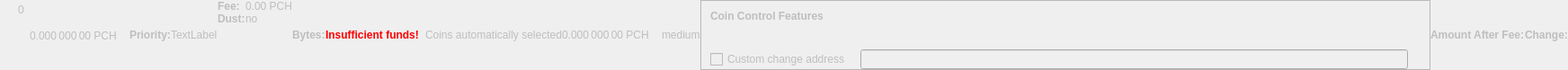
    <widget class="QWidget" name="dummyHideWidget" native="true">
     <property name="enabled">
      <bool>false</bool>
     </property>
     <property name="maximumSize">
      <size>
       <width>100</width>
       <height>22</height>
      </size>
     </property>
     <layout class="QHBoxLayout" name="dummyHideLayout">
      <property name="spacing">
       <number>0</number>
      </property>
      <property name="margin">
       <number>0</number>
      </property>
      <item>
       <layout class="QFormLayout" name="formLayoutCoinControl1">
        <property name="horizontalSpacing">
         <number>10</number>
        </property>
        <property name="verticalSpacing">
         <number>14</number>
        </property>
        <property name="leftMargin">
         <number>10</number>
        </property>
        <property name="topMargin">
         <number>4</number>
        </property>
        <property name="rightMargin">
         <number>6</number>
        </property>
        <item row="0" column="1">
         <widget class="QLabel" name="labelCoinControlBytes">
          <property name="cursor">
           <cursorShape>IBeamCursor</cursorShape>
          </property>
          <property name="contextMenuPolicy">
           <enum>Qt::ActionsContextMenu</enum>
          </property>
          <property name="text">
           <string notr="true">0</string>
          </property>
          <property name="textInteractionFlags">
           <set>Qt::LinksAccessibleByMouse|Qt::TextSelectableByKeyboard|Qt::TextSelectableByMouse</set>
          </property>
         </widget>
        </item>
       </layout>
      </item>
      <item>
       <widget class="QLabel" name="labelCoinControlAfterFee">
        <property name="enabled">
         <bool>false</bool>
        </property>
        <property name="sizePolicy">
         <sizepolicy hsizetype="Fixed" vsizetype="Fixed">
          <horstretch>0</horstretch>
          <verstretch>0</verstretch>
         </sizepolicy>
        </property>
        <property name="minimumSize">
         <size>
          <width>111</width>
          <height>12</height>
         </size>
        </property>
        <property name="maximumSize">
         <size>
          <width>111</width>
          <height>12</height>
         </size>
        </property>
        <property name="cursor">
         <cursorShape>IBeamCursor</cursorShape>
        </property>
        <property name="contextMenuPolicy">
         <enum>Qt::ActionsContextMenu</enum>
        </property>
        <property name="text">
         <string notr="true">0.000 000 00 PCH</string>
        </property>
        <property name="textInteractionFlags">
         <set>Qt::LinksAccessibleByMouse|Qt::TextSelectableByKeyboard|Qt::TextSelectableByMouse</set>
        </property>
       </widget>
      </item>
      <item>
       <widget class="QLabel" name="labelCoinControlPriorityText">
        <property name="enabled">
         <bool>false</bool>
        </property>
        <property name="font">
         <font>
          <weight>75</weight>
          <bold>true</bold>
         </font>
        </property>
        <property name="text">
         <string>Priority:</string>
        </property>
       </widget>
      </item>
      <item>
       <layout class="QHBoxLayout" name="horizontalLayout">
        <item>
         <widget class="QLabel" name="WarningLabel">
          <property name="text">
           <string>TextLabel</string>
          </property>
         </widget>
        </item>
       </layout>
      </item>
      <item>
       <layout class="QFormLayout" name="formLayoutCoinControl3">
        <property name="horizontalSpacing">
         <number>0</number>
        </property>
        <property name="verticalSpacing">
         <number>0</number>
        </property>
        <property name="leftMargin">
         <number>0</number>
        </property>
        <property name="topMargin">
         <number>0</number>
        </property>
        <property name="rightMargin">
         <number>0</number>
        </property>
        <item row="0" column="0">
         <widget class="QLabel" name="labelCoinControlFeeText">
          <property name="enabled">
           <bool>false</bool>
          </property>
          <property name="font">
           <font>
            <weight>75</weight>
            <bold>true</bold>
           </font>
          </property>
          <property name="text">
           <string>Fee:</string>
          </property>
          <property name="margin">
           <number>0</number>
          </property>
         </widget>
        </item>
        <item row="0" column="1">
         <widget class="QLabel" name="labelCoinControlFee">
          <property name="enabled">
           <bool>false</bool>
          </property>
          <property name="cursor">
           <cursorShape>IBeamCursor</cursorShape>
          </property>
          <property name="contextMenuPolicy">
           <enum>Qt::ActionsContextMenu</enum>
          </property>
          <property name="text">
           <string notr="true">0.00 PCH</string>
          </property>
          <property name="textInteractionFlags">
           <set>Qt::LinksAccessibleByMouse|Qt::TextSelectableByKeyboard|Qt::TextSelectableByMouse</set>
          </property>
         </widget>
        </item>
        <item row="1" column="0">
         <widget class="QLabel" name="labelCoinControlLowOutputText">
          <property name="enabled">
           <bool>false</bool>
          </property>
          <property name="font">
           <font>
            <weight>75</weight>
            <bold>true</bold>
           </font>
          </property>
          <property name="text">
           <string>Dust:</string>
          </property>
         </widget>
        </item>
        <item row="1" column="1">
         <widget class="QLabel" name="labelCoinControlLowOutput">
          <property name="enabled">
           <bool>false</bool>
          </property>
          <property name="cursor">
           <cursorShape>IBeamCursor</cursorShape>
          </property>
          <property name="contextMenuPolicy">
           <enum>Qt::ActionsContextMenu</enum>
          </property>
          <property name="text">
           <string>no</string>
          </property>
          <property name="textInteractionFlags">
           <set>Qt::LinksAccessibleByMouse|Qt::TextSelectableByKeyboard|Qt::TextSelectableByMouse</set>
          </property>
         </widget>
        </item>
       </layout>
      </item>
      <item>
       <widget class="QLabel" name="labelCoinControlBytesText">
        <property name="enabled">
         <bool>false</bool>
        </property>
        <property name="font">
         <font>
          <weight>75</weight>
          <bold>true</bold>
         </font>
        </property>
        <property name="text">
         <string>Bytes:</string>
        </property>
       </widget>
      </item>
      <item>
       <layout class="QFormLayout" name="formLayoutCoinControl2">
        <property name="horizontalSpacing">
         <number>0</number>
        </property>
        <property name="verticalSpacing">
         <number>0</number>
        </property>
        <property name="leftMargin">
         <number>0</number>
        </property>
        <property name="topMargin">
         <number>0</number>
        </property>
        <property name="rightMargin">
         <number>0</number>
        </property>
       </layout>
      </item>
      <item>
       <layout class="QHBoxLayout" name="horizontalLayoutCoinControl2">
        <property name="spacing">
         <number>0</number>
        </property>
        <property name="bottomMargin">
         <number>0</number>
        </property>
       </layout>
      </item>
      <item>
       <widget class="QLabel" name="labelCoinControlInsuffFunds">
        <property name="enabled">
         <bool>false</bool>
        </property>
        <property name="minimumSize">
         <size>
          <width>0</width>
          <height>0</height>
         </size>
        </property>
        <property name="font">
         <font>
          <weight>75</weight>
          <bold>true</bold>
         </font>
        </property>
        <property name="styleSheet">
         <string notr="true">color:red;font-weight:bold;</string>
        </property>
        <property name="text">
         <string>Insufficient funds!</string>
        </property>
        <property name="margin">
         <number>5</number>
        </property>
       </widget>
      </item>
      <item>
       <layout class="QFormLayout" name="formLayoutCoinControl4">
        <property name="horizontalSpacing">
         <number>0</number>
        </property>
        <property name="verticalSpacing">
         <number>0</number>
        </property>
        <property name="leftMargin">
         <number>0</number>
        </property>
        <property name="topMargin">
         <number>0</number>
        </property>
        <property name="rightMargin">
         <number>0</number>
        </property>
       </layout>
      </item>
      <item>
       <widget class="QLabel" name="labelCoinControlChangeLabel">
        <property name="enabled">
         <bool>false</bool>
        </property>
        <property name="sizePolicy">
         <sizepolicy hsizetype="Preferred" vsizetype="Expanding">
          <horstretch>0</horstretch>
          <verstretch>0</verstretch>
         </sizepolicy>
        </property>
        <property name="minimumSize">
         <size>
          <width>0</width>
          <height>0</height>
         </size>
        </property>
        <property name="text">
         <string/>
        </property>
        <property name="margin">
         <number>3</number>
        </property>
       </widget>
      </item>
      <item>
       <widget class="QLabel" name="labelCoinControlAutomaticallySelected">
        <property name="enabled">
         <bool>false</bool>
        </property>
        <property name="sizePolicy">
         <sizepolicy hsizetype="Fixed" vsizetype="Fixed">
          <horstretch>0</horstretch>
          <verstretch>0</verstretch>
         </sizepolicy>
        </property>
        <property name="minimumSize">
         <size>
          <width>0</width>
          <height>0</height>
         </size>
        </property>
        <property name="maximumSize">
         <size>
          <width>240</width>
          <height>16777215</height>
         </size>
        </property>
        <property name="text">
         <string>Coins automatically selected</string>
        </property>
        <property name="margin">
         <number>5</number>
        </property>
       </widget>
      </item>
      <item>
       <widget class="QLabel" name="labelCoinControlChange">
        <property name="enabled">
         <bool>false</bool>
        </property>
        <property name="sizePolicy">
         <sizepolicy hsizetype="Fixed" vsizetype="Fixed">
          <horstretch>0</horstretch>
          <verstretch>0</verstretch>
         </sizepolicy>
        </property>
        <property name="minimumSize">
         <size>
          <width>111</width>
          <height>0</height>
         </size>
        </property>
        <property name="maximumSize">
         <size>
          <width>111</width>
          <height>16777215</height>
         </size>
        </property>
        <property name="cursor">
         <cursorShape>IBeamCursor</cursorShape>
        </property>
        <property name="contextMenuPolicy">
         <enum>Qt::ActionsContextMenu</enum>
        </property>
        <property name="text">
         <string notr="true">0.000 000 00 PCH</string>
        </property>
        <property name="textInteractionFlags">
         <set>Qt::LinksAccessibleByMouse|Qt::TextSelectableByKeyboard|Qt::TextSelectableByMouse</set>
        </property>
       </widget>
      </item>
      <item>
       <widget class="QLabel" name="labelCoinControlPriority">
        <property name="enabled">
         <bool>false</bool>
        </property>
        <property name="cursor">
         <cursorShape>IBeamCursor</cursorShape>
        </property>
        <property name="contextMenuPolicy">
         <enum>Qt::ActionsContextMenu</enum>
        </property>
        <property name="text">
         <string>medium</string>
        </property>
        <property name="textInteractionFlags">
         <set>Qt::LinksAccessibleByMouse|Qt::TextSelectableByKeyboard|Qt::TextSelectableByMouse</set>
        </property>
       </widget>
      </item>
      <item>
       <widget class="QFrame" name="frameCoinControl">
        <property name="sizePolicy">
         <sizepolicy hsizetype="Expanding" vsizetype="Expanding">
          <horstretch>0</horstretch>
          <verstretch>0</verstretch>
         </sizepolicy>
        </property>
        <property name="maximumSize">
         <size>
          <width>16777215</width>
          <height>16777215</height>
         </size>
        </property>
        <property name="frameShape">
         <enum>QFrame::StyledPanel</enum>
        </property>
        <property name="frameShadow">
         <enum>QFrame::Sunken</enum>
        </property>
        <layout class="QVBoxLayout" name="verticalLayoutCoinControl2_2">
         <property name="spacing">
          <number>0</number>
         </property>
         <property name="margin">
          <number>0</number>
         </property>
         <item>
          <layout class="QVBoxLayout" name="verticalLayoutCoinControl" stretch="0,0,0,1">
           <property name="spacing">
            <number>0</number>
           </property>
           <property name="leftMargin">
            <number>10</number>
           </property>
           <property name="topMargin">
            <number>10</number>
           </property>
           <item>
            <layout class="QHBoxLayout" name="horizontalLayoutCoinControl1">
             <property name="bottomMargin">
              <number>15</number>
             </property>
             <item>
              <widget class="QLabel" name="labelCoinControlFeatures">
               <property name="enabled">
                <bool>false</bool>
               </property>
               <property name="sizePolicy">
                <sizepolicy hsizetype="Preferred" vsizetype="Maximum">
                 <horstretch>0</horstretch>
                 <verstretch>0</verstretch>
                </sizepolicy>
               </property>
               <property name="font">
                <font>
                 <weight>75</weight>
                 <bold>true</bold>
                </font>
               </property>
               <property name="styleSheet">
                <string notr="true">font-weight:bold;</string>
               </property>
               <property name="text">
                <string>Coin Control Features</string>
               </property>
              </widget>
             </item>
            </layout>
           </item>
           <item>
            <widget class="QWidget" name="widgetCoinControl" native="true">
             <property name="sizePolicy">
              <sizepolicy hsizetype="Preferred" vsizetype="Preferred">
               <horstretch>0</horstretch>
               <verstretch>0</verstretch>
              </sizepolicy>
             </property>
             <property name="minimumSize">
              <size>
               <width>0</width>
               <height>0</height>
              </size>
             </property>
             <property name="styleSheet">
              <string notr="true"/>
             </property>
             <layout class="QHBoxLayout" name="horizontalLayoutCoinControl5_2">
              <property name="margin">
               <number>0</number>
              </property>
              <item>
               <layout class="QHBoxLayout" name="horizontalLayoutCoinControl3">
                <property name="spacing">
                 <number>20</number>
                </property>
                <property name="topMargin">
                 <number>0</number>
                </property>
                <property name="bottomMargin">
                 <number>10</number>
                </property>
               </layout>
              </item>
             </layout>
            </widget>
           </item>
           <item>
            <layout class="QHBoxLayout" name="horizontalLayoutCoinControl4" stretch="0,0,0">
             <property name="spacing">
              <number>12</number>
             </property>
             <property name="sizeConstraint">
              <enum>QLayout::SetDefaultConstraint</enum>
             </property>
             <property name="topMargin">
              <number>5</number>
             </property>
             <property name="rightMargin">
              <number>5</number>
             </property>
             <item>
              <widget class="QCheckBox" name="checkBoxCoinControlChange">
               <property name="enabled">
                <bool>false</bool>
               </property>
               <property name="toolTip">
                <string>If this is activated, but the change address is empty or invalid, change will be sent to a newly generated address.</string>
               </property>
               <property name="text">
                <string>Custom change address</string>
               </property>
              </widget>
             </item>
             <item>
              <widget class="QValidatedLineEdit" name="lineEditCoinControlChange">
               <property name="enabled">
                <bool>false</bool>
               </property>
               <property name="sizePolicy">
                <sizepolicy hsizetype="Expanding" vsizetype="Fixed">
                 <horstretch>0</horstretch>
                 <verstretch>0</verstretch>
                </sizepolicy>
               </property>
              </widget>
             </item>
             <item>
              <widget class="QLabel" name="labelCoinControlChangeLabel_2">
               <property name="sizePolicy">
                <sizepolicy hsizetype="Preferred" vsizetype="Expanding">
                 <horstretch>0</horstretch>
                 <verstretch>0</verstretch>
                </sizepolicy>
               </property>
               <property name="minimumSize">
                <size>
                 <width>0</width>
                 <height>0</height>
                </size>
               </property>
               <property name="text">
                <string/>
               </property>
               <property name="margin">
                <number>3</number>
               </property>
              </widget>
             </item>
            </layout>
           </item>
           <item>
            <spacer name="verticalSpacerCoinControl">
             <property name="orientation">
              <enum>Qt::Vertical</enum>
             </property>
             <property name="sizeHint" stdset="0">
              <size>
               <width>800</width>
               <height>1</height>
              </size>
             </property>
            </spacer>
           </item>
          </layout>
         </item>
        </layout>
       </widget>
      </item>
      <item>
       <widget class="QLabel" name="labelCoinControlAfterFeeText">
        <property name="enabled">
         <bool>false</bool>
        </property>
        <property name="minimumSize">
         <size>
          <width>0</width>
          <height>0</height>
         </size>
        </property>
        <property name="maximumSize">
         <size>
          <width>16777215</width>
          <height>16777215</height>
         </size>
        </property>
        <property name="font">
         <font>
          <weight>75</weight>
          <bold>true</bold>
         </font>
        </property>
        <property name="text">
         <string>Amount After Fee:</string>
        </property>
        <property name="alignment">
         <set>Qt::AlignLeading|Qt::AlignLeft|Qt::AlignVCenter</set>
        </property>
        <property name="margin">
         <number>0</number>
        </property>
       </widget>
      </item>
      <item>
       <widget class="QLabel" name="labelCoinControlChangeText">
        <property name="enabled">
         <bool>false</bool>
        </property>
        <property name="sizePolicy">
         <sizepolicy hsizetype="Preferred" vsizetype="Preferred">
          <horstretch>0</horstretch>
          <verstretch>0</verstretch>
         </sizepolicy>
        </property>
        <property name="minimumSize">
         <size>
          <width>0</width>
          <height>0</height>
         </size>
        </property>
        <property name="maximumSize">
         <size>
          <width>16777215</width>
          <height>16777215</height>
         </size>
        </property>
        <property name="font">
         <font>
          <weight>75</weight>
          <bold>true</bold>
         </font>
        </property>
        <property name="text">
         <string>Change:</string>
        </property>
        <property name="alignment">
         <set>Qt::AlignLeading|Qt::AlignLeft|Qt::AlignVCenter</set>
        </property>
       </widget>
      </item>
     </layout>
    </widget>
